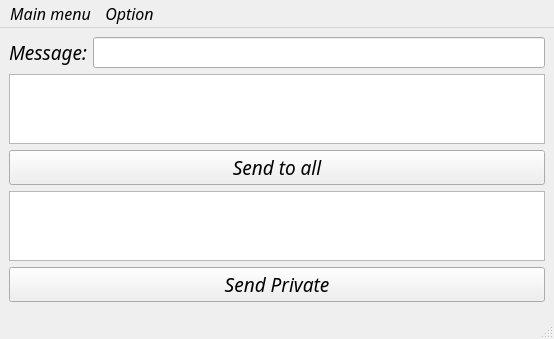
<?xml version="1.0" encoding="UTF-8"?>
<ui version="4.0">
 <class>MainWindow</class>
 <widget class="QMainWindow" name="MainWindow">
  <property name="geometry">
   <rect>
    <x>0</x>
    <y>0</y>
    <width>554</width>
    <height>307</height>
   </rect>
  </property>
  <property name="font">
   <font>
    <family>GOST type B</family>
    <pointsize>12</pointsize>
    <italic>true</italic>
    <bold>false</bold>
    <underline>false</underline>
   </font>
  </property>
  <property name="cursor">
   <cursorShape>PointingHandCursor</cursorShape>
  </property>
  <property name="mouseTracking">
   <bool>false</bool>
  </property>
  <property name="contextMenuPolicy">
   <enum>Qt::ContextMenuPolicy::DefaultContextMenu</enum>
  </property>
  <property name="windowTitle">
   <string>MainWindow</string>
  </property>
  <property name="documentMode">
   <bool>false</bool>
  </property>
  <property name="tabShape">
   <enum>QTabWidget::TabShape::Rounded</enum>
  </property>
  <widget class="QWidget" name="centralwidget">
   <layout class="QVBoxLayout" name="verticalLayout">
    <item>
     <layout class="QHBoxLayout" name="horizontalLayout_2">
      <item>
       <layout class="QHBoxLayout" name="horizontalLayout">
        <item>
         <widget class="QLabel" name="label">
          <property name="font">
           <font>
            <family>GOST type A</family>
            <pointsize>14</pointsize>
            <italic>true</italic>
            <bold>false</bold>
            <underline>false</underline>
           </font>
          </property>
          <property name="text">
           <string>Message:</string>
          </property>
         </widget>
        </item>
        <item>
         <widget class="QLineEdit" name="messageLineEdit">
          <property name="sizePolicy">
           <sizepolicy hsizetype="Minimum" vsizetype="Minimum">
            <horstretch>90</horstretch>
            <verstretch>0</verstretch>
           </sizepolicy>
          </property>
          <property name="minimumSize">
           <size>
            <width>250</width>
            <height>0</height>
           </size>
          </property>
          <property name="font">
           <font>
            <family>GOST type B</family>
            <pointsize>12</pointsize>
            <italic>true</italic>
            <bold>false</bold>
            <underline>false</underline>
            <stylestrategy>PreferAntialias</stylestrategy>
            <kerning>true</kerning>
           </font>
          </property>
         </widget>
        </item>
       </layout>
      </item>
     </layout>
    </item>
    <item>
     <widget class="QTextBrowser" name="commonChatBrowser"/>
    </item>
    <item>
     <widget class="QPushButton" name="sendMessageButton">
      <property name="font">
       <font>
        <family>GOST type A</family>
        <pointsize>14</pointsize>
        <italic>true</italic>
        <bold>false</bold>
        <underline>false</underline>
       </font>
      </property>
      <property name="text">
       <string>Send to all</string>
      </property>
     </widget>
    </item>
    <item>
     <widget class="QTextBrowser" name="privateChatBrowser"/>
    </item>
    <item>
     <layout class="QHBoxLayout" name="horizontalLayout_3">
      <item>
       <widget class="QPushButton" name="privateMessageSend">
        <property name="font">
         <font>
          <family>GOST type A</family>
          <pointsize>14</pointsize>
          <italic>true</italic>
          <bold>false</bold>
          <underline>false</underline>
         </font>
        </property>
        <property name="text">
         <string>Send Private</string>
        </property>
       </widget>
      </item>
     </layout>
    </item>
   </layout>
  </widget>
  <widget class="QMenuBar" name="menubar">
   <property name="geometry">
    <rect>
     <x>0</x>
     <y>0</y>
     <width>554</width>
     <height>22</height>
    </rect>
   </property>
   <widget class="QMenu" name="menuMain_mmenu">
    <property name="title">
     <string>Main menu</string>
    </property>
    <addaction name="separator"/>
    <addaction name="actionOpen_another_clent"/>
    <addaction name="actionClose_all"/>
   </widget>
   <widget class="QMenu" name="menuCheck_serv">
    <property name="title">
     <string>Option</string>
    </property>
    <addaction name="actionList_of_contacts"/>
    <addaction name="separator"/>
    <addaction name="actionHistory_of_chat"/>
   </widget>
   <addaction name="menuMain_mmenu"/>
   <addaction name="menuCheck_serv"/>
  </widget>
  <widget class="QStatusBar" name="statusbar"/>
  <action name="actionOpen_another_clent">
   <property name="text">
    <string>Open another clent</string>
   </property>
  </action>
  <action name="actionClose_all">
   <property name="text">
    <string>Close all</string>
   </property>
  </action>
  <action name="actionList_of_contacts">
   <property name="text">
    <string>List of contacts</string>
   </property>
  </action>
  <action name="actionHistory_of_chat">
   <property name="text">
    <string>History of chat</string>
   </property>
  </action>
 </widget>
 <resources/>
 <connections/>
</ui>
